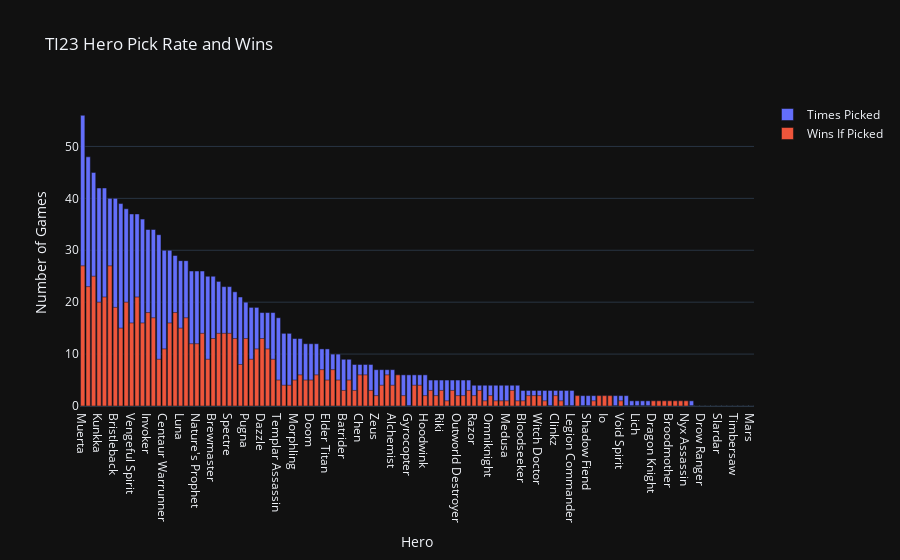

Notebook code cell kept with this figure:
### Code cell
#create bar graph
picks_bargraph = go.Figure(data=[
    go.Bar(name='Times Picked',x=heroes_x, y=picks_y),
    go.Bar(name='Wins If Picked',x=heroes_x, y=wins_if_picked_y)
    ])

# Customize layout
picks_bargraph.update_layout(title='TI23 Hero Pick Rate and Wins', xaxis_title='Hero', yaxis_title='Number of Games', template='plotly_dark', barmode='overlay')

# Show the plot
picks_bargraph.show()

### Figure 1 — Plotly figure (JSON) as saved in the notebook; plotly's stock layout.template omitted (floating-point values rounded to 4 significant figures)
{"data": [{"name": "Times Picked", "type": "bar", "x": ["Muerta", "Grimstroke", "Dark Willow", "Kunkka", "Phoenix", "Chaos Knight", "Bristleback", "Pangolier", "Treant Protector", "Vengeful Spirit", "Spirit Breaker", "Earth Spirit", "Invoker", "Tusk", "Shadow Demon", "Centaur Warrunner", "Dawnbreaker", "Ancient Apparition", "Luna", "Primal Beast", "Earthshaker", "Nature's Prophet", "Skywrath Mage", "Sven", "Brewmaster", "Puck", "Weaver", "Spectre", "Enchantress", "Tidehunter", "Pugna", "Faceless Void", "Wraith King", "Dazzle", "Naga Siren", "Terrorblade", "Templar Assassin", "Warlock", "Keeper of the Light", "Morphling", "Clockwerk", "Phantom Assassin", "Doom", "Lone Druid", "Tiny", "Elder Titan", "Necrophos", "Lifestealer", "Batrider", "Magnus", "Beastmaster", "Chen", "Undying", "Rubick", "Zeus", "Dark Seer", "Night Stalker", "Alchemist", "Storm Spirit", "Lina", "Gyrocopter", "Ogre Magi", "Monkey King", "Hoodwink", "Axe", "Pudge", "Riki", "Viper", "Silencer", "Outworld Destroyer", "Troll Warlord", "Techies", "Razor", "Windranger", "Queen of Pain", "Omniknight", "Jakiro", "Slark", "Medusa", "Oracle", "Snapfire", "Bloodseeker", "Crystal Maiden", "Phantom Lancer", "Witch Doctor", "Enigma", "Death Prophet", "Clinkz", "Disruptor", "Visage", "Legion Commander", "Bane", "Mirana", "Shadow Fiend", "Sand King", "Sniper", "Io", "Underlord", "Arc Warden", "Void Spirit", "Marci", "Juggernaut", "Lich", "Tinker", "Venomancer", "Dragon Knight", "Leshrac", "Huskar", "Broodmother", "Bounty Hunter", "Lycan", "Nyx Assassin", "Ember Spirit", "Anti-Mage", "Drow Ranger", "Lion", "Shadow Shaman", "Slardar", "Ursa", "Meepo", "Timbersaw", "Abaddon", "Winter Wyvern", "Mars"], "y": [56, 48, 45, 42, 42, 40, 40, 39, 38, 37, 37, 36, 34, 34, 33, 30, 30, 29, 28, 28, 26, 26, 26, 25, 25, 24, 23, 23, 22, 21, 20, 19, 19, 18, 18, 18, 17, 14, 14, 13, 13, 12, 12, 12, 11, 11, 10, 10, 9, 9, 8, 8, 8, 8, 7, 7, 7, 7, 6, 6, 6, 6, 6, 6, 5, 5, 5, 5, 5, 5, 5, 5, 4, 4, 4, 4, 4, 4, 4, 4, 4, 3, 3, 3, 3, 3, 3, 3, 3, 3, 3, 2, 2, 2, 2, 2, 2, 2, 2, 2, 2, 1, 1, 1, 1, 1, 1, 1, 1, 1, 1, 1, 1, 0, 0, 0, 0, 0, 0, 0, 0, 0, 0, 0]}, {"name": "Wins If Picked", "type": "bar", "x": ["Muerta", "Grimstroke", "Dark Willow", "Kunkka", "Phoenix", "Chaos Knight", "Bristleback", "Pangolier", "Treant Protector", "Vengeful Spirit", "Spirit Breaker", "Earth Spirit", "Invoker", "Tusk", "Shadow Demon", "Centaur Warrunner", "Dawnbreaker", "Ancient Apparition", "Luna", "Primal Beast", "Earthshaker", "Nature's Prophet", "Skywrath Mage", "Sven", "Brewmaster", "Puck", "Weaver", "Spectre", "Enchantress", "Tidehunter", "Pugna", "Faceless Void", "Wraith King", "Dazzle", "Naga Siren", "Terrorblade", "Templar Assassin", "Warlock", "Keeper of the Light", "Morphling", "Clockwerk", "Phantom Assassin", "Doom", "Lone Druid", "Tiny", "Elder Titan", "Necrophos", "Lifestealer", "Batrider", "Magnus", "Beastmaster", "Chen", "Undying", "Rubick", "Zeus", "Dark Seer", "Night Stalker", "Alchemist", "Storm Spirit", "Lina", "Gyrocopter", "Ogre Magi", "Monkey King", "Hoodwink", "Axe", "Pudge", "Riki", "Viper", "Silencer", "Outworld Destroyer", "Troll Warlord", "Techies", "Razor", "Windranger", "Queen of Pain", "Omniknight", "Jakiro", "Slark", "Medusa", "Oracle", "Snapfire", "Bloodseeker", "Crystal Maiden", "Phantom Lancer", "Witch Doctor", "Enigma", "Death Prophet", "Clinkz", "Disruptor", "Visage", "Legion Commander", "Bane", "Mirana", "Shadow Fiend", "Sand King", "Sniper", "Io", "Underlord", "Arc Warden", "Void Spirit", "Marci", "Juggernaut", "Lich", "Tinker", "Venomancer", "Dragon Knight", "Leshrac", "Huskar", "Broodmother", "Bounty Hunter", "Lycan", "Nyx Assassin", "Ember Spirit", "Anti-Mage", "Drow Ranger", "Lion", "Shadow Shaman", "Slardar", "Ursa", "Meepo", "Timbersaw", "Abaddon", "Winter Wyvern", "Mars"], "y": [27, 23, 25, 20, 21, 27, 19, 15, 20, 16, 21, 16, 18, 17, 9, 11, 16, 18, 15, 17, 12, 12, 14, 9, 13, 14, 14, 14, 13, 8, 13, 9, 11, 13, 11, 9, 5, 4, 4, 5, 6, 5, 5, 6, 7, 5, 7, 5, 3, 5, 3, 6, 6, 3, 2, 4, 6, 4, 6, 2, 0, 4, 4, 2, 3, 2, 3, 1, 3, 2, 2, 3, 2, 3, 1, 2, 1, 1, 1, 3, 1, 1, 2, 2, 2, 1, 0, 2, 1, 0, 0, 2, 0, 0, 1, 2, 2, 2, 0, 1, 0, 0, 0, 0, 0, 1, 1, 1, 1, 1, 1, 1, 0, 0, 0, 0, 0, 0, 0, 0, 0, 0, 0, 0]}], "layout": {"barmode": "overlay", "title": {"text": "TI23 Hero Pick Rate and Wins"}, "xaxis": {"title": {"text": "Hero"}}, "yaxis": {"title": {"text": "Number of Games"}}}}
